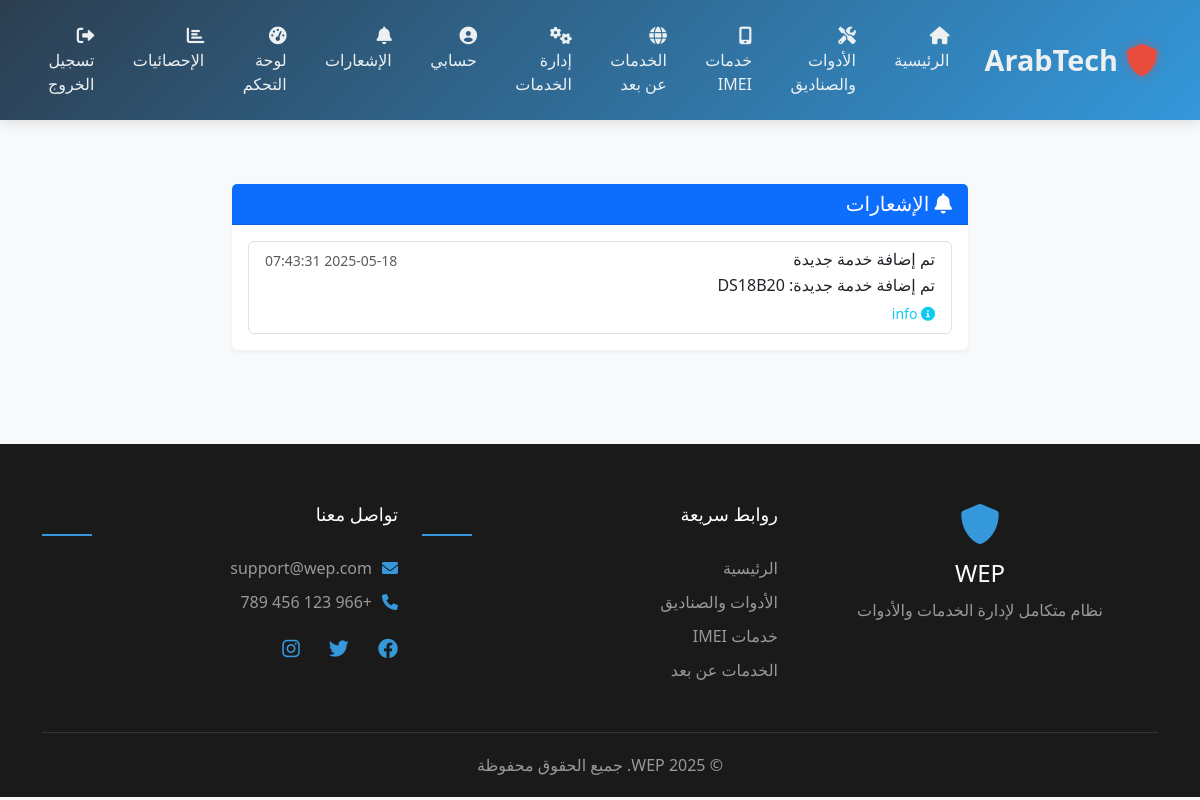
The app's page /notifications (signed in) with its own data.
### tables this page shows
CREATE TABLE notifications (
            id INTEGER PRIMARY KEY AUTOINCREMENT,
            user_id INTEGER NOT NULL,
            title TEXT NOT NULL,
            message TEXT NOT NULL,
            type TEXT NOT NULL,
            is_read BOOLEAN DEFAULT 0,
            created_at TIMESTAMP DEFAULT CURRENT_TIMESTAMP,
            FOREIGN KEY (user_id) REFERENCES users(id)
        );

### WEP/controller.py (the view)
@app.route('/notifications')
@login_required
def notifications():
    user_notifications = get_user_notifications(current_user.id)
    return render_template('notifications.html', notifications=user_notifications)

### WEP/controller.py (called while the page is built)
@app.context_processor
def inject_now():
    return {'now': datetime.utcnow()}

@app.context_processor
def inject_notifications():
    if current_user.is_authenticated:
        unread_count = get_unread_notifications_count(current_user.id)
        return {'notifications_count': unread_count}
    return {'notifications_count': 0}

@login_manager.user_loader
def load_user(user_id):
    user_data = get_user_by_id(int(user_id))
    if user_data:
        return User(user_data)
    return None

### WEP/model.py (called while the page is built)
def db_connection(func):
    @wraps(func)
    def wrapper(*args, **kwargs):
        db_path = kwargs.pop('db_path', 'users.db')
        logger.debug(f"Attempting database connection to: {db_path}")
        conn = sqlite3.connect(db_path)
        try:
            result = func(conn, *args, **kwargs)
            conn.commit()
            logger.debug(f"Database operation completed successfully: {func.__name__}")
            return result
        except sqlite3.Error as e:
            conn.rollback()
            logger.error(f"Database error: {str(e)}")
            logger.debug(f"Error occurred in function: {func.__name__} with args: {args}, kwargs: {kwargs}")
            raise
        finally:
            conn.close()
            logger.debug("Database connection closed")
    return wrapper

@db_connection
def get_user_by_id(conn, user_id):
    cursor = conn.cursor()
    cursor.execute('SELECT * FROM users WHERE id = ?', (user_id,))
    return cursor.fetchone()

def get_user_notifications(user_id, limit=10):
    conn = sqlite3.connect('users.db')
    cursor = conn.cursor()
    cursor.execute('''
        SELECT id, title, message, type, is_read, created_at
        FROM notifications
        WHERE user_id = ?
        ORDER BY created_at DESC
        LIMIT ?
    ''', (user_id, limit))
    notifications = cursor.fetchall()
    conn.close()
    return notifications

def get_unread_notifications_count(user_id):
    conn = sqlite3.connect('users.db')
    cursor = conn.cursor()
    cursor.execute('''
        SELECT COUNT(*)
        FROM notifications
        WHERE user_id = ? AND is_read = 0
    ''', (user_id,))
    count = cursor.fetchone()[0]
    conn.close()
    return count

### WEP/templates/notifications.html (shortened to what this page needs)
{% extends "base.html" %}
{% block content %}
<div class="container mt-4">
    <div class="row">
        <div class="col-md-8 mx-auto">
            <div class="card">
                <div class="card-header bg-primary text-white">
                    <h5 class="mb-0">
                        <i class="fas fa-bell"></i> الإشعارات
                    </h5>
                </div>
                <div class="card-body">
                    {% if notifications %}
                        <div class="list-group">
                            {% for notification in notifications %}
                                <div class="list-group-item list-group-item-action {% if not notification[4] %}unread{% endif %}"
                                     data-notification-id="{{ notification[0] }}">
                                    <div class="d-flex w-100 justify-content-between">
                                        <h6 class="mb-1">{{ notification[1] }}</h6>
                                        <small class="text-muted">{{ notification[5] }}</small>
                                    </div>
                                    <p class="mb-1">{{ notification[2] }}</p>
                                    <small class="text-{{ notification[3] }}">
                                        <i class="fas fa-info-circle"></i> {{ notification[3] }}
                                    </small>
                                </div>
                            {% endfor %}
                        </div>
                    {% else %}
                        <div class="text-center py-4">
                            <i class="fas fa-bell-slash fa-3x text-muted mb-3"></i>
                            <p class="mb-0">لا توجد إشعارات جديدة</p>
                        </div>
                    {% endif %}
                </div>
            </div>
        </div>
    </div>
</div>
{% endblock %}

### WEP/templates/base.html (style rules this page uses)
:root { --primary-color: #2c3e50; --secondary-color: #34495e; --accent-color: #3498db; --hover-color: #2980b9; --text-light: #ecf0f1; --text-dark: #2c3e50; --gradient-start: #2c3e50; --gradient-end: #3498db; }
body { font-family: 'Segoe UI', Tahoma, Geneva, Verdana, sans-serif; background-color: #f8f9fa; }
.fade-in { animation: fadeIn 0.5s ease-in; }
.card { box-shadow: 0 2px 4px rgba(0,0,0,.05); border: none; margin-bottom: 20px; transition: transform 0.3s ease, box-shadow 0.3s ease; }
.card-header { background-color: #f8f9fa; border-bottom: 1px solid rgba(0,0,0,.125); font-weight: bold; }

### WEP/templates/notifications.html (style rules this page uses)
.list-group-item { transition: all 0.3s ease; }

### records on screen
notifications: title "تم إضافة خدمة جديدة", created_at "2025-05-18 07:43:31", message "تم إضافة خدمة جديدة: DS18B20", type "info"
